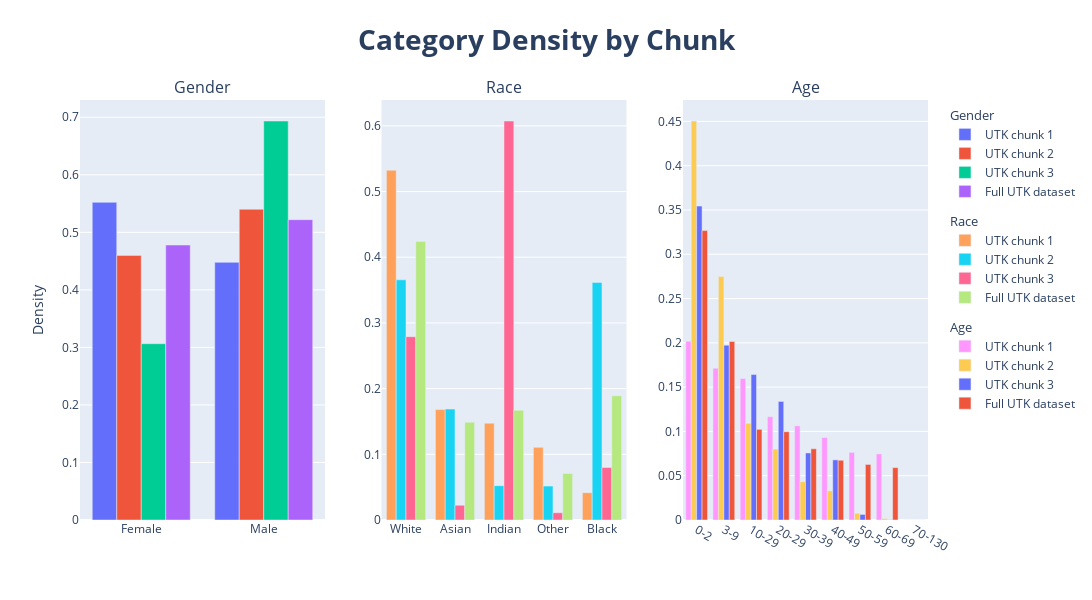

The notebook cell saved with this chart:
### Markdown cell above
## Plotting and Analysis

### Code cell
fig = make_subplots(rows=1, cols=3, subplot_titles=("Gender", "Race", "Age"))

# change age type to an ordered categorical variable
for df in [df_utk_1, df_utk_2, df_utk_3, df_utk]:
    df.src_age_grp = pd.Categorical(
        df.src_age_grp,categories=["0-2","3-9","10-29","20-29","30-39","40-49","50-59","60-69","70-130"],ordered=True
    )

# Plot bar plots of each factor, for each chuck of dataset + full
for i, df in enumerate([df_utk_1, df_utk_2, df_utk_3, df_utk]):
    fig.add_trace(
        go.Bar(
            legendgroup="Gender",legendgrouptitle=go.bar.Legendgrouptitle(text="Gender"), #PC - added to group legends
            x=list(df["src_gender"].value_counts().index), 
            y=list(df["src_gender"].value_counts(normalize=True)), 
            name=('UTK chunk '+str(i+1)) if i < 3 else "Full UTK dataset"
        ), row= 1, col = 1
    )
for i, df in enumerate([df_utk_1, df_utk_2, df_utk_3, df_utk]):
    fig.append_trace(
        go.Bar(
            legendgroup="Race",legendgrouptitle=go.bar.Legendgrouptitle(text="Race"),
            x=list(df["src_race"].value_counts().index), 
            y=list(df["src_race"].value_counts(normalize=True)), 
            name=('UTK chunk '+str(i+1)) if i < 3 else "Full UTK dataset"
        ), row = 1, col = 2
    )
for i, df in enumerate([df_utk_1, df_utk_2, df_utk_3, df_utk]):
    fig.append_trace(
        go.Bar(
            legendgroup="Age",legendgrouptitle=go.bar.Legendgrouptitle(text="Age"),
            x=(df["src_age_grp"].value_counts().index.sort_values()), #updated to sort on categorical levels
            y=(df["src_age_grp"].value_counts(normalize=True)), 
            name=('UTK chunk '+str(i+1)) if i < 3 else "Full UTK dataset"
        ), row = 1, col = 3
    )
fig.update_layout(height=600, width=1500, 
                    title_text="<b>Category Density by Chunk<b>", 
                    title_font_size= 28, title_x = 0.5,
                    yaxis_title = "Density"
                ) #did this to change plot width
fig.show()

### Figure 1 — Plotly figure (JSON) as saved in the notebook; plotly's stock layout.template omitted (floating-point values rounded to 4 significant figures)
{"data": [{"legendgroup": "Gender", "legendgrouptitle": {"text": "Gender"}, "name": "UTK chunk 1", "x": ["Female", "Male"], "y": [0.5521, 0.4479], "type": "bar", "xaxis": "x", "yaxis": "y"}, {"legendgroup": "Gender", "legendgrouptitle": {"text": "Gender"}, "name": "UTK chunk 2", "x": ["Male", "Female"], "y": [0.5401, 0.4599], "type": "bar", "xaxis": "x", "yaxis": "y"}, {"legendgroup": "Gender", "legendgrouptitle": {"text": "Gender"}, "name": "UTK chunk 3", "x": ["Male", "Female"], "y": [0.6935, 0.3065], "type": "bar", "xaxis": "x", "yaxis": "y"}, {"legendgroup": "Gender", "legendgrouptitle": {"text": "Gender"}, "name": "Full UTK dataset", "x": ["Male", "Female"], "y": [0.522, 0.478], "type": "bar", "xaxis": "x", "yaxis": "y"}, {"legendgroup": "Race", "legendgrouptitle": {"text": "Race"}, "name": "UTK chunk 1", "x": ["White", "Asian", "Indian", "Other", "Black"], "y": [0.5324, 0.168, 0.1473, 0.1106, 0.04164], "type": "bar", "xaxis": "x2", "yaxis": "y2"}, {"legendgroup": "Race", "legendgrouptitle": {"text": "Race"}, "name": "UTK chunk 2", "x": ["White", "Black", "Asian", "Indian", "Other"], "y": [0.3656, 0.3617, 0.1689, 0.05225, 0.0516], "type": "bar", "xaxis": "x2", "yaxis": "y2"}, {"legendgroup": "Race", "legendgrouptitle": {"text": "Race"}, "name": "UTK chunk 3", "x": ["Indian", "White", "Black", "Asian", "Other"], "y": [0.6074, 0.2791, 0.08, 0.02246, 0.01108], "type": "bar", "xaxis": "x2", "yaxis": "y2"}, {"legendgroup": "Race", "legendgrouptitle": {"text": "Race"}, "name": "Full UTK dataset", "x": ["White", "Black", "Indian", "Asian", "Other"], "y": [0.4241, 0.1891, 0.1671, 0.1488, 0.07095], "type": "bar", "xaxis": "x2", "yaxis": "y2"}, {"legendgroup": "Age", "legendgrouptitle": {"text": "Age"}, "name": "UTK chunk 1", "x": ["0-2", "3-9", "10-29", "20-29", "30-39", "40-49", "50-59", "60-69", "70-130"], "y": [0.2018, 0.1713, 0.1598, 0.1167, 0.1063, 0.09308, 0.07633, 0.07464, 0], "type": "bar", "xaxis": "x3", "yaxis": "y3"}, {"legendgroup": "Age", "legendgrouptitle": {"text": "Age"}, "name": "UTK chunk 2", "x": ["0-2", "3-9", "10-29", "20-29", "30-39", "40-49", "50-59", "60-69", "70-130"], "y": [0.4504, 0.275, 0.1091, 0.08007, 0.04324, 0.03291, 0.007557, 0.001626, 0], "type": "bar", "xaxis": "x3", "yaxis": "y3"}, {"legendgroup": "Age", "legendgrouptitle": {"text": "Age"}, "name": "UTK chunk 3", "x": ["0-2", "3-9", "10-29", "20-29", "30-39", "40-49", "50-59", "60-69", "70-130"], "y": [0.3544, 0.1974, 0.1642, 0.1339, 0.0757, 0.06788, 0.006256, 0.0003128, 0], "type": "bar", "xaxis": "x3", "yaxis": "y3"}, {"legendgroup": "Age", "legendgrouptitle": {"text": "Age"}, "name": "Full UTK dataset", "x": ["0-2", "3-9", "10-29", "20-29", "30-39", "40-49", "50-59", "60-69", "70-130"], "y": [0.3267, 0.2015, 0.1024, 0.0997, 0.08041, 0.06746, 0.06271, 0.05912, 0], "type": "bar", "xaxis": "x3", "yaxis": "y3"}], "layout": {"xaxis": {"anchor": "y", "domain": [0, 0.2889]}, "yaxis": {"anchor": "x", "domain": [0, 1], "title": {"text": "Density"}}, "xaxis2": {"anchor": "y2", "domain": [0.3556, 0.6444]}, "yaxis2": {"anchor": "x2", "domain": [0, 1]}, "xaxis3": {"anchor": "y3", "domain": [0.7111, 1]}, "yaxis3": {"anchor": "x3", "domain": [0, 1]}, "annotations": [{"font": {"size": 16}, "showarrow": false, "text": "Gender", "x": 0.1444, "xanchor": "center", "xref": "paper", "y": 1, "yanchor": "bottom", "yref": "paper"}, {"font": {"size": 16}, "showarrow": false, "text": "Race", "x": 0.5, "xanchor": "center", "xref": "paper", "y": 1, "yanchor": "bottom", "yref": "paper"}, {"font": {"size": 16}, "showarrow": false, "text": "Age", "x": 0.8556, "xanchor": "center", "xref": "paper", "y": 1, "yanchor": "bottom", "yref": "paper"}], "title": {"font": {"size": 28}, "text": "<b>Category Density by Chunk<b>", "x": 0.5}, "height": 600, "width": 1500}}
